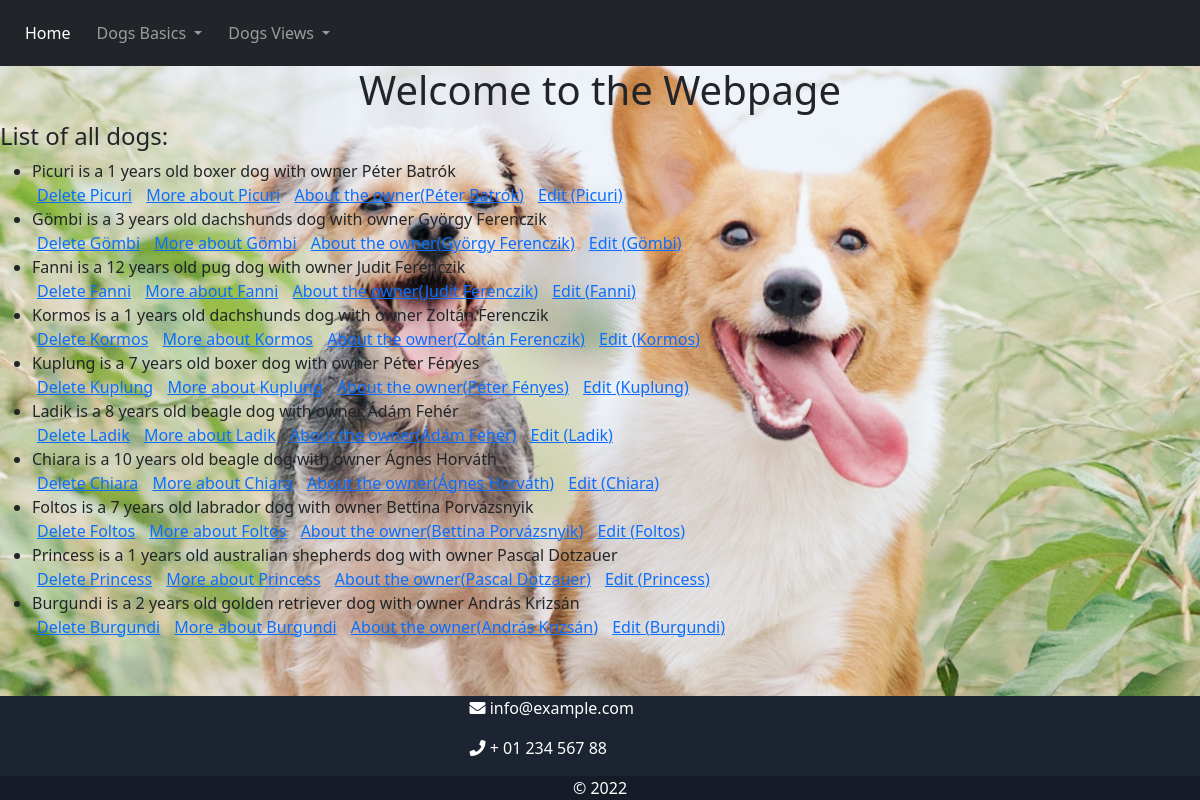
The page /dogViews/list/ on the database its author committed.
### dog_views/models.py (models this page shows, shortened)
class Doggo(models.Model):
    class Sex(models.TextChoices):
        MALE = 'M', _('Male')
        FEMALE = 'F', _('Female')
    name = models.CharField(max_length=30, validators=[MinLengthValidator(1)], default="Boglárka")
    age = models.IntegerField(validators=[MinValueValidator(0), MaxValueValidator(60)], default=3)
    color = models.CharField(max_length=20, validators=[MinLengthValidator(1)], default="Black")
    breed = models.ForeignKey('Breed', on_delete=models.SET_NULL, null=True)
    isBiting = models.BooleanField(default=False)
    sex = models.CharField(
        max_length=1,
        choices=Sex.choices,
        default=Sex.MALE
    )
    owner = models.ForeignKey('Owner', on_delete=models.SET_NULL, null=True)
    def __str__(self):
        return f"{self.name} is a {self.age} years old {self.breed} dog with owner {self.owner}\n"

class Breed(models.Model):
    name = models.CharField(max_length=50, default="mixture")
    def __str__(self):
        return self.name

class Owner(models.Model):
    name = models.CharField(max_length=50, default="John Doe")
    age = models.IntegerField()
    class Meta:
        ordering = ['name', 'age']
    def __str__(self):
        return f"{self.name} "

### dog_views/views.py (the view)
# urls.py: path('list/', views.DoggoListView.as_view(), name='list_dog'),
class DoggoListView(ListView):
    model = Doggo
    context_object_name = "dog_list"

### dog_views/templates/dog_views/doggo_list.html (shortened to what this page needs)
<!DOCTYPE html>
<html lang="en">
{%extends "base.html" %}
{% block content %}
<h4>List of all dogs:</h4>
<ul>
    {% for dog in dog_list %}
    <li> {{dog }}</li>
    <a href="delete_dog/{{dog.id}}"> Delete {{dog.name}}</a>
    <a href="{% url 'dog_views:detail_dog' dog.id %}"> More about {{dog.name}}</a>
    <a href="{% url 'dog_views:detail_owner' dog.owner.id %}"> About the owner({{dog.owner.name}})</a>
     <a href="{% url 'dog_views:edit_dog' dog.id %}"> Edit ({{dog.name}})</a>
    {% endfor %}
</ul>
{% endblock %}

### static/css/base.css (style rules this page uses)
body { background:url('../doggo.jpg'); background-repeat:no repeat; background-size:cover; }
a { margin:5px; }

### rows shown on the page
Doggo: name+age+breed "Picuri is a 1 years old boxer dog with owner Péter Batrók", name "Picuri", owner.name "Péter Batrók"
Doggo: name+age+breed "Gömbi is a 3 years old dachshunds dog with owner György Ferenczik", name "Gömbi", owner.name "György Ferenczik"
Doggo: name+age+breed "Fanni is a 12 years old pug dog with owner Judit Ferenczik", name "Fanni", owner.name "Judit Ferenczik"
Doggo: name+age+breed "Kormos is a 1 years old dachshunds dog with owner Zoltán Ferenczik", name "Kormos", owner.name "Zoltán Ferenczik"
Doggo: name+age+breed "Kuplung is a 7 years old boxer dog with owner Péter Fényes", name "Kuplung", owner.name "Péter Fényes"
Doggo: name+age+breed "Ladik is a 8 years old beagle dog with owner Ádám Fehér", name "Ladik", owner.name "Ádám Fehér"
Doggo: name+age+breed "Chiara is a 10 years old beagle dog with owner Ágnes Horváth", name "Chiara", owner.name "Ágnes Horváth"
Doggo: name+age+breed "Foltos is a 7 years old labrador dog with owner Bettina Porvázsnyik", name "Foltos", owner.name "Bettina Porvázsnyik"
Doggo: name+age+breed "Princess is a 1 years old australian shepherds dog with owner Pascal Dotzauer", name "Princess", owner.name "Pascal Dotzauer"
Doggo: name+age+breed "Burgundi is a 2 years old golden retriever dog with owner András Krizsán", name "Burgundi", owner.name "András Krizsán"
